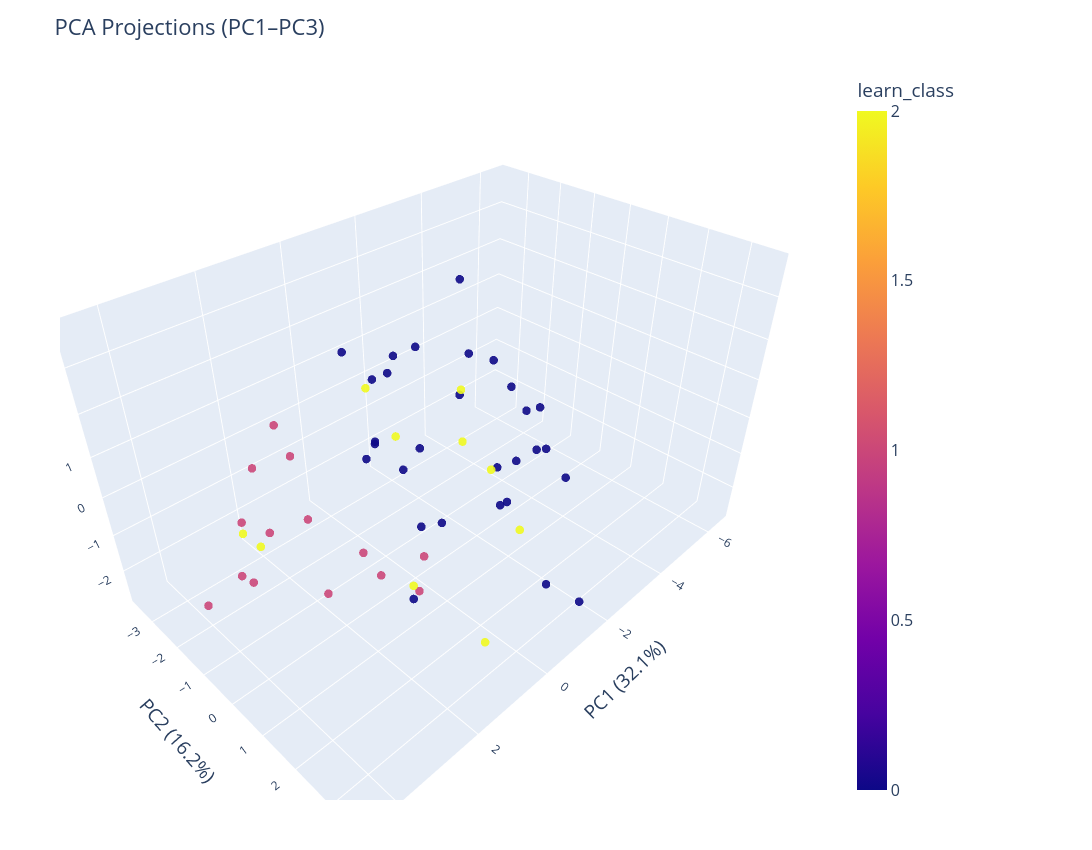

Notebook code for this chart:
### Code cell
col_str = 'learn_class'

cats = pd.Index(sorted(proj_df[col_str].unique()))
n = len(cats)
palette = sns.color_palette("tab10", n)
color_map = dict(zip(cats, palette))

# Reuse proj_df and color_map from above
plot_df = proj_df.reset_index().rename(columns={"index":"fly_id"})

# Convert seaborn/matplotlib colors to hex for plotly
color_map = dict(zip(cats, palette))
color_map_hex = {g: mcolors.to_hex(c) for g, c in color_map.items()}

fig = px.scatter_3d(
    plot_df,
    x="PC1", y="PC2", z="PC3",
    color=col_str,
    color_discrete_map=color_map_hex,
    hover_data=["fly_id", "geno_smpl",'learn_note'],
    title="PCA Projections (PC1–PC3)"
)
fig.update_traces(marker=dict(size=5, opacity=0.9))
fig.update_layout(
    legend_title_text="Genotype",
    scene=dict(
        xaxis_title=f"PC1 ({pca.explained_variance_ratio_[0]:.1%})",
        yaxis_title=f"PC2 ({pca.explained_variance_ratio_[1]:.1%})",
        zaxis_title=f"PC3 ({pca.explained_variance_ratio_[2]:.1%})",
    )
)

fig.update_layout(
    width=1100, height=850,                    # << size here
    margin=dict(l=60, r=260, t=70, b=50),      # leave space for a tall legend
    font=dict(size=16),
    legend=dict(y=1, x=1.02, yanchor="top"),   # legend outside
    scene=dict(
        xaxis_title=f"PC1 ({pca.explained_variance_ratio_[0]:.1%})",
        yaxis_title=f"PC2 ({pca.explained_variance_ratio_[1]:.1%})",
        zaxis_title=f"PC3 ({pca.explained_variance_ratio_[2]:.1%})",
        xaxis=dict(tickfont=dict(size=12)),
        yaxis=dict(tickfont=dict(size=12)),
        zaxis=dict(tickfont=dict(size=12)),
    ),
    hoverlabel=dict(font_size=14)
)

fig.show()

### Figure 1 — Plotly figure (JSON) as saved in the notebook; plotly's stock layout.template omitted (floating-point values rounded to 4 significant figures; data arrays with more than 128 entries replaced by an {"elided": "..."} marker saying what was removed)
{"data": [{"customdata": {"elided": "53x3 str values"}, "hovertemplate": "PC1=%{x}<br>PC2=%{y}<br>PC3=%{z}<br>fly_id=%{customdata[0]}<br>geno_smpl=%{customdata[1]}<br>learn_note=%{customdata[2]}<br>learn_class=%{marker.color}<extra></extra>", "legendgroup": "", "marker": {"color": [1, 2, 1, 1, 1, 1, 1, 0, 0, 0, 0, 0, 0, 0, 0, 0, 0, 0, 0, 0, 2, 1, 1, 2, 1, 2, 1, 0, 0, 0, 0, 0, 0, 0, 0, 0, 0, 1, 2, 0, 0, 0, 0, 2, 2, 0, 0, 2, 1, 2, 1, 1, 2], "coloraxis": "coloraxis", "opacity": 0.9, "size": 5, "symbol": "circle"}, "mode": "markers", "name": "", "scene": "scene", "showlegend": false, "type": "scatter3d", "x": [4.509, 0.7087, 2.742, 3.012, 1.985, 2.052, 2.653, -0.1915, -4.027, -6.476, -4.296, -4.87, -4.432, -3.077, -3.23, -1.85, -0.00919, -2.003, -1.861, -2.837, 1.109, 2.093, 0.3605, 1.28, 3.088, -0.2123, 3.104, 0.04558, -0.5552, -1.662, -0.642, 0.3892, 1.577, -0.4132, -0.1099, -0.361, -0.2223, 3.458, 2.488, 1.337, 0.3498, -1.768, 1.054, 3.109, -1.166, 1.253, 0.4452, -1.083, 1.315, -0.05227, 0.4689, 1.983, -0.5631], "y": [-0.8738, -0.4877, -1.575, -1.85, -1.38, -1.712, -0.001986, 2.223, 0.305, -3.62, -1.092, -1.041, -0.2804, 0.7558, 1.512, 3.154, 3.583, 1.069, -0.238, -1.458, 3.114, -0.4179, 0.5056, 1.342, -1.641, -0.7339, -2.064, 2.313, -1.837, -2.17, -0.4661, -0.6904, 1.919, -0.2866, -2.216, -1.584, 2.36, -0.04798, -2.861, 1.395, 1.198, -2.731, -0.1644, -1.069, 1.103, 0.9669, 1.738, 2.018, -0.1373, 1.347, 0.7918, 1.217, 0.8009], "z": [-1.103, 2.225, 0.825, -0.5523, 0.8203, 1.429, 0.4382, 0.4153, -1.236, -1.443, -0.2312, -1.175, -0.5145, -0.5346, -0.9981, -2.7, -0.5803, -0.1107, 2.035, 2.968, -1.647, -2.192, -2.695, -1.297, -2.03, 0.5179, -2.124, 1.493, -0.352, -1.921, 0.1298, 0.6539, 0.7833, 2.754, 1.973, 1.474, 0.5569, 0.583, -1.819, -1.581, -0.3235, 0.5342, 0.9031, -0.639, 0.1264, 3.75, 2.964, -0.8876, -1.366, 1.526, -1.411, -0.6129, 2.199]}], "layout": {"coloraxis": {"colorbar": {"title": {"text": "learn_class"}}, "colorscale": [[0, "#0d0887"], [0.1111, "#46039f"], [0.2222, "#7201a8"], [0.3333, "#9c179e"], [0.4444, "#bd3786"], [0.5556, "#d8576b"], [0.6667, "#ed7953"], [0.7778, "#fb9f3a"], [0.8889, "#fdca26"], [1, "#f0f921"]]}, "font": {"size": 16}, "height": 850, "hoverlabel": {"font": {"size": 14}}, "legend": {"title": {"text": "Genotype"}, "tracegroupgap": 0, "x": 1.02, "y": 1, "yanchor": "top"}, "margin": {"b": 50, "l": 60, "r": 260, "t": 70}, "scene": {"domain": {"x": [0, 1], "y": [0, 1]}, "xaxis": {"tickfont": {"size": 12}, "title": {"text": "PC1 (32.1%)"}}, "yaxis": {"tickfont": {"size": 12}, "title": {"text": "PC2 (16.2%)"}}, "zaxis": {"tickfont": {"size": 12}, "title": {"text": "PC3 (14.1%)"}}}, "title": {"text": "PCA Projections (PC1–PC3)"}, "width": 1100}}
